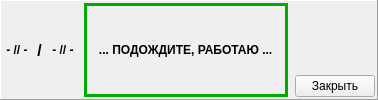
    <widget class="QFrame" name="frame_4">
     <property name="frameShape">
      <enum>QFrame::Panel</enum>
     </property>
     <property name="frameShadow">
      <enum>QFrame::Raised</enum>
     </property>
     <layout class="QHBoxLayout" name="horizontalLayout_5">
      <property name="spacing">
       <number>2</number>
      </property>
      <property name="leftMargin">
       <number>2</number>
      </property>
      <property name="topMargin">
       <number>2</number>
      </property>
      <property name="rightMargin">
       <number>2</number>
      </property>
      <property name="bottomMargin">
       <number>2</number>
      </property>
      <item>
       <widget class="QLabel" name="lab_time_all">
        <property name="font">
         <font>
          <weight>75</weight>
          <bold>true</bold>
         </font>
        </property>
        <property name="text">
         <string> - // - </string>
        </property>
        <property name="alignment">
         <set>Qt::AlignLeading|Qt::AlignLeft|Qt::AlignVCenter</set>
        </property>
       </widget>
      </item>
      <item>
       <widget class="QLabel" name="lab_t1">
        <property name="minimumSize">
         <size>
          <width>0</width>
          <height>32</height>
         </size>
        </property>
        <property name="font">
         <font>
          <pointsize>12</pointsize>
          <weight>75</weight>
          <bold>true</bold>
         </font>
        </property>
        <property name="text">
         <string> / </string>
        </property>
        <property name="alignment">
         <set>Qt::AlignLeading|Qt::AlignLeft|Qt::AlignVCenter</set>
        </property>
       </widget>
      </item>
      <item>
       <widget class="QLabel" name="lab_time">
        <property name="font">
         <font>
          <weight>75</weight>
          <bold>true</bold>
         </font>
        </property>
        <property name="text">
         <string> - // - </string>
        </property>
        <property name="alignment">
         <set>Qt::AlignLeading|Qt::AlignLeft|Qt::AlignVCenter</set>
        </property>
       </widget>
      </item>
      <item>
       <spacer name="horizontalSpacer_33">
        <property name="orientation">
         <enum>Qt::Horizontal</enum>
        </property>
        <property name="sizeHint" stdset="0">
         <size>
          <width>5</width>
          <height>5</height>
         </size>
        </property>
       </spacer>
      </item>
      <item>
       <widget class="QFrame" name="pan_wait">
        <property name="palette">
         <palette>
          <active>
           <colorrole role="WindowText">
            <brush brushstyle="SolidPattern">
             <color alpha="255">
              <red>0</red>
              <green>170</green>
              <blue>0</blue>
             </color>
            </brush>
           </colorrole>
           <colorrole role="Base">
            <brush brushstyle="SolidPattern">
             <color alpha="255">
              <red>255</red>
              <green>255</green>
              <blue>255</blue>
             </color>
            </brush>
           </colorrole>
           <colorrole role="Window">
            <brush brushstyle="SolidPattern">
             <color alpha="255">
              <red>255</red>
              <green>255</green>
              <blue>127</blue>
             </color>
            </brush>
           </colorrole>
          </active>
          <inactive>
           <colorrole role="WindowText">
            <brush brushstyle="SolidPattern">
             <color alpha="255">
              <red>0</red>
              <green>170</green>
              <blue>0</blue>
             </color>
            </brush>
           </colorrole>
           <colorrole role="Base">
            <brush brushstyle="SolidPattern">
             <color alpha="255">
              <red>255</red>
              <green>255</green>
              <blue>255</blue>
             </color>
            </brush>
           </colorrole>
           <colorrole role="Window">
            <brush brushstyle="SolidPattern">
             <color alpha="255">
              <red>255</red>
              <green>255</green>
              <blue>127</blue>
             </color>
            </brush>
           </colorrole>
          </inactive>
          <disabled>
           <colorrole role="WindowText">
            <brush brushstyle="SolidPattern">
             <color alpha="255">
              <red>120</red>
              <green>120</green>
              <blue>120</blue>
             </color>
            </brush>
           </colorrole>
           <colorrole role="Base">
            <brush brushstyle="SolidPattern">
             <color alpha="255">
              <red>255</red>
              <green>255</green>
              <blue>127</blue>
             </color>
            </brush>
           </colorrole>
           <colorrole role="Window">
            <brush brushstyle="SolidPattern">
             <color alpha="255">
              <red>255</red>
              <green>255</green>
              <blue>127</blue>
             </color>
            </brush>
           </colorrole>
          </disabled>
         </palette>
        </property>
        <property name="frameShape">
         <enum>QFrame::Panel</enum>
        </property>
        <property name="frameShadow">
         <enum>QFrame::Plain</enum>
        </property>
        <property name="lineWidth">
         <number>3</number>
        </property>
        <layout class="QHBoxLayout" name="horizontalLayout_26">
         <property name="spacing">
          <number>2</number>
         </property>
         <property name="leftMargin">
          <number>2</number>
         </property>
         <property name="topMargin">
          <number>5</number>
         </property>
         <property name="rightMargin">
          <number>2</number>
         </property>
         <property name="bottomMargin">
          <number>5</number>
         </property>
         <item>
          <widget class="QLabel" name="label_9">
           <property name="palette">
            <palette>
             <active>
              <colorrole role="WindowText">
               <brush brushstyle="SolidPattern">
                <color alpha="255">
                 <red>0</red>
                 <green>0</green>
                 <blue>0</blue>
                </color>
               </brush>
              </colorrole>
             </active>
             <inactive>
              <colorrole role="WindowText">
               <brush brushstyle="SolidPattern">
                <color alpha="255">
                 <red>0</red>
                 <green>0</green>
                 <blue>0</blue>
                </color>
               </brush>
              </colorrole>
             </inactive>
             <disabled>
              <colorrole role="WindowText">
               <brush brushstyle="SolidPattern">
                <color alpha="255">
                 <red>120</red>
                 <green>120</green>
                 <blue>120</blue>
                </color>
               </brush>
              </colorrole>
             </disabled>
            </palette>
           </property>
           <property name="font">
            <font>
             <pointsize>9</pointsize>
             <weight>75</weight>
             <bold>true</bold>
            </font>
           </property>
           <property name="frameShape">
            <enum>QFrame::NoFrame</enum>
           </property>
           <property name="frameShadow">
            <enum>QFrame::Plain</enum>
           </property>
           <property name="lineWidth">
            <number>2</number>
           </property>
           <property name="text">
            <string>   ... ПОДОЖДИТЕ, РАБОТАЮ ...   </string>
           </property>
          </widget>
         </item>
        </layout>
       </widget>
      </item>
      <item>
       <spacer name="horizontalSpacer_6">
        <property name="orientation">
         <enum>Qt::Horizontal</enum>
        </property>
        <property name="sizeHint" stdset="0">
         <size>
          <width>5</width>
          <height>5</height>
         </size>
        </property>
       </spacer>
      </item>
      <item>
       <layout class="QVBoxLayout" name="verticalLayout">
        <property name="spacing">
         <number>2</number>
        </property>
        <property name="leftMargin">
         <number>0</number>
        </property>
        <property name="topMargin">
         <number>0</number>
        </property>
        <property name="rightMargin">
         <number>0</number>
        </property>
        <property name="bottomMargin">
         <number>0</number>
        </property>
        <item>
         <spacer name="verticalSpacer_2">
          <property name="orientation">
           <enum>Qt::Vertical</enum>
          </property>
          <property name="sizeHint" stdset="0">
           <size>
            <width>2</width>
            <height>2</height>
           </size>
          </property>
         </spacer>
        </item>
        <item>
         <widget class="QPushButton" name="bn_close">
          <property name="font">
           <font>
            <weight>50</weight>
            <bold>false</bold>
           </font>
          </property>
          <property name="text">
           <string>Закрыть</string>
          </property>
          <property name="autoDefault">
           <bool>false</bool>
          </property>
         </widget>
        </item>
       </layout>
      </item>
     </layout>
    </widget>
